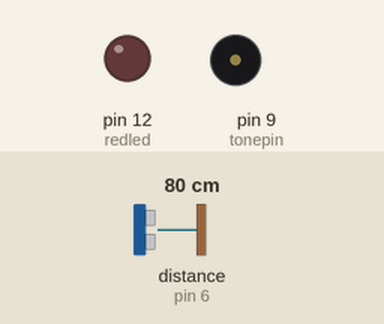
Bench run of a sketch on a simulated Arduino Uno, built with avr-gcc and run on an emulated ATmega328P. Shown: output pins drawn as LEDs (lit = HIGH), buzzer (waves = sounding). Wiring (inferred from the names in the program): ultrasonic range finder: trigger pin 7; echo pin 6. The inputs (shaded band) are chosen by the test bench; at power-on: distance to the obstacle (sensor on pin 6) 80 cm. The echo pulse lasts 58.3 µs per cm; pins used as bus, display or sensor lines are not drawn.

Above: at 1.2 s.
1.3 s: distance to the obstacle (sensor on pin 6) set to 22 cm
2.8 s: distance to the obstacle (sensor on pin 6) set to 18 cm
At 3.3 s:
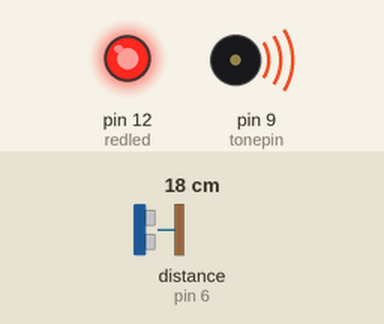
Timing chart, 0 to 11.8 s (numbered marks = the images above; inputs shaded):
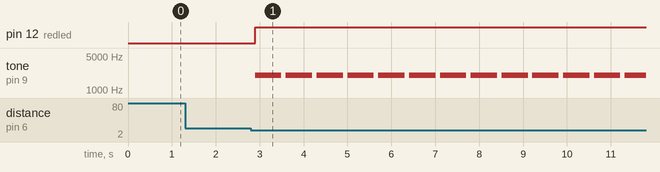

The sketch:

Alarm.ino
```cpp
const int trigpin = 7;
const int echopin = 6;
int safeZone = 20; //for demontration purpose I have taken the range to be 20 cm, you can set it up between 2-400 cm
int tonepin=9;
int redled = 12;

void setup() {
  pinMode(trigpin, OUTPUT);
  pinMode(redled, OUTPUT);
  pinMode(tonepin, OUTPUT);
  pinMode(echopin, INPUT);
  Serial.begin(9600);
}

void loop()
{
  int duration, cm;

   //sending the signal, starting with LOW for a clean signal
  digitalWrite(trigpin, LOW);
  delayMicroseconds(2);
  digitalWrite(trigpin, HIGH);
  delayMicroseconds(5);
  digitalWrite(trigpin, LOW);

  duration = pulseIn(echopin, HIGH);

  cm = microsecondsToCentimeters(duration);

  if (cm > safeZone)
  {
    digitalWrite(redled, LOW);
  }
  else
  {
    digitalWrite(redled, HIGH);

    for(int i=0;i<20;i++)
    {
      tone(tonepin, 2000);   //you can change the sound by changing numbers.
      delay(30);
    }
    noTone(tonepin);
  }
  delay(100);
}

int microsecondsToCentimeters(int duration)
{
  // The speed of sound is 340 m/s or 29 microseconds per centimeter.
  // The ping travels out and back, so to find the distance of the object we take half of the distance travelled.
  return duration / 29 / 2;
}
```

Measured:
- the behaviour switches between 21 and 20 cm on distance to the obstacle (sensor on pin 6) (found by bisection; images 0 and 1)
- after the input at 1.3 s, every drawn part: stays the same
- after the input at 2.8 s, pin 12 (redled): LOW → HIGH after 0.10 s; tone on pin 9 (tonepin): alternates 2000 Hz for 0.60 s and silent for 0.10 s, starting after 0.10 s
